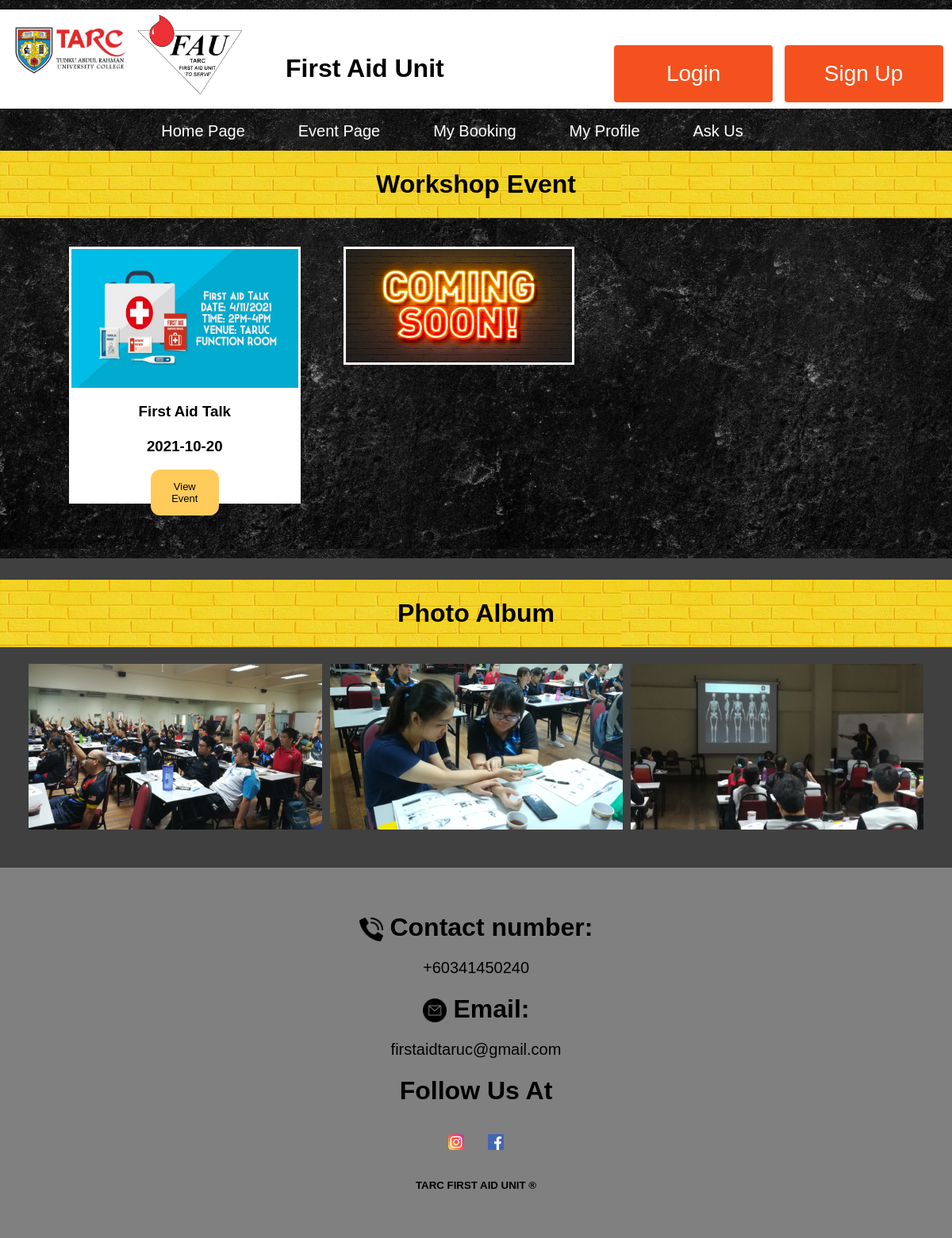
Screenshot of /srcClient/workshop.php with the database file from the repository.
### tables this page shows
CREATE TABLE `event` (
  `EventID` int(11) NOT NULL,
  `EventName` varchar(40) NOT NULL,
  `Category` varchar(30) NOT NULL,
  `StartDate` date NOT NULL,
  `EndDate` date NOT NULL,
  `StartTime` time NOT NULL,
  `EndTime` time NOT NULL,
  `Venue` varchar(40) NOT NULL,
  `No_of_Booking` int(11) NOT NULL,
  `Picture_location` varchar(40) NOT NULL,
  `Description` varchar(255) NOT NULL,
  `LimitBooking` int(11) NOT NULL
);

### srcClient/workshop.php (the view, shortened to what this page needs)
<html>
    <head>
        <link rel="stylesheet" href="../css/layout.css">
        <link rel="stylesheet" href="../css/homepage.css">
        <link rel="stylesheet" href="../css/event.css">
        <link rel="stylesheet" href="../css/owl.carousel.css">
        <link rel="stylesheet" href="../css/owl.theme.default.css">
        <link href="https://unpkg.com/aos@2.3.1/dist/aos.css" rel="stylesheet">
    </head>
    <body>
        <?php
        if (isset($_SESSION['studentID']) && isset($_SESSION['email']) && isset($_SESSION['name']) && isset($_SESSION['phone']) && isset($_SESSION['gender']) && isset($_SESSION['faculty']) && isset($_SESSION['password'])) {
            require_once('header2.php');
        } else {
            require_once('header.php');
        }
        ?>
        <h1 style="background-image: url('../picture/background/background2.jpg');padding:2%;text-align: center;margin: 0px;color: black;">Workshop Event</h1>
        <div style="display: flex; background-image:url('../picture/background/background.jpg');padding: 3% 5%;">
            <?php
            $con = new mysqli(DB_HOST, DB_USER, DB_PASS, DB_NAME);
            $sql = "SELECT EventID,EventName,Picture_location,StartDate FROM event WHERE Category = 'Workshop'";
            if ($result = $con->query($sql)) {
                while ($row = $result->fetch_object()) {
                    echo '
                    <div data-aos="fade-up" style= "width:27%;background-color: white;margin-left: 2.5%;margin-right: 2.5%;margin-bottom: 3%;border-style: solid;border-color: white;">
                    <img src="' . $row->Picture_location . '"style="width: 100%;height:55%;"/>
                    <h3>' . $row->EventName . '<br/><br/>' . $row->StartDate . '</h3>
                    <div class="container"><button onclick="linkFunction(\'event_detail.php?id=' . $row->EventID . '\');"class="btn">View Event</button></div>
                    </div>
                    ';
                }
            }
            ?>
            <div data-aos="fade-up" style="width:27%;margin-left: 2.5%;margin-right: 2.5%;margin-bottom: 3%;">
                <img src="../picture/comingsoon.jpg" style="width: 100%;border-style: solid;border-color: white;"/>
            </div>
        </div>
        <div style="background-color: #404040;padding-bottom: 4%;padding-top: 27px;">
            <h1 style="padding: 2%;color:black;margin-top: 0px;background-image: url('../picture/background/background2.jpg');text-align:center;">Photo Album</h1>
            <div style="margin-left:3%;margin-right: 3%;">
                <div class="owl-carousel slide2">
                    <div>
                        <img src='../picture/workshop/album/album2.jpg'/>
                    </div>
                    <div>
                        <img src='../picture/workshop/album/album3.jpg'/>
                    </div>
                    <div>
                        <img src='../picture/workshop/album/album4.jpg'/>
                    </div>
                </div>
            </div>
        </div>
    </body>
    <footer>
        <div data-aos="fade-up">
            <h1><img src="../picture/icon/phone.png" style="width:30px"/> Contact number:</h1><a href="tel:+60341450240" style="font-size:20px;">+60341450240</a>
            <h1><img src="../picture/icon/email.png" style="width:30px"/> Email:</h1><a href="mailto:@gmail.com" style="font-size:20px;">firstaidtaruc@gmail.com</a>
            <h1>Follow Us At</h1>
            <a href="https://www.instagram.com/taruc_fau/?utm_medium=copy_link" target="_blank"><img src="../picture/icon/instagram.png" style="width:50px;padding: 15px;"/></a><a href="https://www.facebook.com/FirstAidUnitTARUC" target="_blank"><img src="../picture/icon/facebook.png" style="width:50px;padding: 15px;"/></a>
            <article>
                <h5>TARC FIRST AID UNIT &reg</h5>
            </article>
        </div>
    </footer>
</html>

### css/layout.css (style rules this page uses)
h1 { font-family: Verdana, sans-serif; font-size: 2em; margin-block-start: 0.67em; margin-block-end: 0.67em; margin-inline-start: 0px; margin-inline-end: 0px; font-weight: bold; }
footer { background-color: grey; text-align: center; padding: 3%; }
a { color:black; text-decoration:none; font-size: 15px; }
body { font-family: Verdana, sans-serif; margin:0; line-height: unset; }

### css/homepage.css (style rules this page uses)
* { box-sizing: border-box }
img { vertical-align: middle; }

### css/event.css (style rules this page uses)
.container .btn { margin-bottom: 5%; margin-left: 35%; margin-right: 35%; padding: 14px 20px; background-color: #ffcc5c; color: black; font-size: 13px; border: none; border-radius: 12px; }
h3 { text-align: center; }

### rows the page displays
event: Picture_location (picture), EventName "First Aid Talk", StartDate "2021-10-20"
